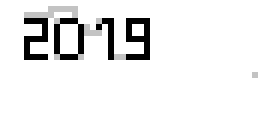
#> input picture christmas2018_text3.bmp, 43 x 20 px (shown 6 times larger)
$ python christmas2018_prepare.py   (older library calls are emulated)
#> lines starting #> are read from the running program, lines starting #| are printed output that depends on the picture
import numpy as np
import scipy.ndimage
import time

class GridCoords(object):
    """Helper class to easily handle coordinates in a 2D numpy array (grid)"""

    def __init__(self, grid_shape, grid_indices = None):
        self.grid_shape = grid_shape
        self.grid_indices = grid_indices or (np.empty(0), np.empty(0))

    def Y(self):
        return self.grid_indices[0]

    def X(self):
        return self.grid_indices[1]

    def as_tuples(self):
        return zip(*self.grid_indices)

    def __str__(self):
        return str(list(self.as_tuples()))

    def filter(self, include):
        return GridCoords(self.grid_shape,
            (
                self.grid_indices[0][include],
                self.grid_indices[1][include],
            ))

    def get_values(self, value_map):
        return value_map[self.grid_indices]

    @staticmethod
    def combine(*grid_coords):
        combined_y = np.hstack([gc.Y() for gc in grid_coords])
        combined_x = np.hstack([gc.X() for gc in grid_coords])
        first_shape = grid_coords[0].grid_shape
        assert(all(first_shape == gc.grid_shape for gc in grid_coords))
        return GridCoords(first_shape, (combined_y, combined_x))

    @staticmethod
    def neighborhood(shape, center_y, center_x):
        offsets = [
            (-1, 0),
            ( 1, 0),
            ( 0, 1),
            ( 0,-1)
        ]
        neighbours_y = []
        neighbours_x = []
        for offset_x, offset_y in offsets:
            if 0 <= center_x+offset_x < shape[1] and 0 <= center_y+offset_y < shape[0]:
                neighbours_y.append(center_y+offset_y)
                neighbours_x.append(center_x+offset_x)
        return GridCoords(shape, (np.array(neighbours_y), np.array(neighbours_x)))
bmp = scipy.ndimage.imread('christmas2018_text3.bmp', mode='P').astype(np.int)
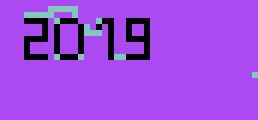
#> bmp: shape (20, 43) int64 (shown 6 times larger); 3 distinct labels, from 0 to 225; one colour per label, 0 black
CHAR_TABLE = {225: ' ', 182: '-', 139: '?', 0: '#'}

def print_grid(g, table = CHAR_TABLE):
    for r in g:
        print(''.join([table[v] for v in r]))
#> this loop made 20 passes
print_grid(bmp)


visisted = np.zeros_like(bmp)
#next_pos = (15,1)
next_pos = (10,7)
positions = [next_pos]
while next_pos:
    next_pos = None
    c_pos = positions[-1]
    y, x= c_pos
    current = bmp[y][x]
    visisted[y][x] = 1 if current == 0 else 2

    nh = GridCoords.neighborhood(bmp.shape, y,x)
    in_bmp = nh.get_values(bmp) < 225
    not_visited = nh.get_values(visisted) == 0
    next_options = in_bmp & not_visited
    if np.any(next_options):
        option_coords = nh.filter(next_options)
        option_values = option_coords.get_values(bmp)
        combined = list(zip(option_values, option_coords.as_tuples()))
        combined.sort(reverse = False)
        next_pos = combined[0][1]
        positions.append(next_pos)
        print_grid(visisted, {0: ' ', 1: '#', 2: '-'})
        print()
        time.sleep(0.1)
#> this loop made 81 passes
#> (y, x, current, in_bmp, not_visited, option_values) on passes 14, 15, 16, 46: (3, 7, 0, [True, False, True, True], [True, True, False, True], [0, 182]), (3, 6, 0, [True, True, False, True], [True, False, True, True], [0, 182]), (3, 5, 0, [True, True, False, True], [True, False, True, True], [0, 182]), (5, 13, 0, [False, True, True, True], [True, True, False, True], [182, 0])
#> (y, x, current, in_bmp, not_visited, option_values, next_pos) on passes 2 to 7: (9, 7, 0, [True, False, False, False], [True, True, False, True], [0], (9, 6)), (9, 6, 0, [True, True, False, False], [True, False, True, True], [0], (9, 5)), (9, 5, 0, [True, True, False, False], [True, False, True, True], [0], (9, 4)), (9, 4, 0, [False, True, False, True], [True, False, True, True], [0], (8, 4)), (8, 4, 0, [False, False, True, True], [True, True, False, True], [0], (7, 4)), (7, 4, 0, [False, False, True, True], [True, True, False, True], [0], (6, 4))
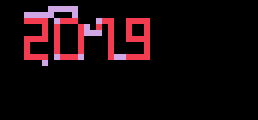
#> visisted: shape (20, 43) int64 (shown 6 times larger); 3 distinct labels, from 0 to 2; one colour per label, 0 black
print(positions)
prev_p = positions[0]
delta_to_bits = {
     1+0J:int('0000', 2),
    -1+0J:int('0001', 2),
       1J:int('0010', 2),
      -1J:int('0100', 2),}

all_bits = []
for next_p in positions[1:]:
    y, x= next_p
    value = int('1000', 2) if bmp[y][x] == 0 else 0
    delta_p = next_p[0] - prev_p[0] + (next_p[1] - prev_p[1])*1J
    bits = delta_to_bits[delta_p]
    print(delta_p, bits, value, bits+value)
    prev_p = next_p
    all_bits.append(bits+value)
#> this loop made 80 passes
#> next_p on passes 1 to 12: (9, 7), (9, 6), (9, 5), (9, 4), (8, 4), (7, 4), (6, 4), (6, 5), (6, 6), (6, 7), (5, 7), (4, 7)
if len(all_bits) % 2 != 0:
    all_bits.append(0)

all_hex_pairs = []
for i in range(0, len(all_bits), 2):
    first = all_bits[i]
    second = all_bits[i+1]
    first_mod = first << 4
    together = first_mod+second
    hex_s = hex(together)[2:]
    all_hex_pairs.append(f'{hex_s:>02}')
    print(hex(together), all_hex_pairs[-1])
#> this loop made 40 passes
#> i on passes 3 to 14: 4, 6, 8, 10, 12, 14, 16, 18, 20, 22, 24, 26
data_string = ''.join(all_hex_pairs)
print(len(data_string))
print(data_string)
i = int(f'0x{data_string}',16)
print(i)
print(len(str(i)))


data_bytes = bytes.fromhex(data_string)

import binascii
b64 = binascii.b2a_base64(data_bytes, newline=False)
print('BASE64', len(b64))
print(b64)
print()

#> (the run stopped early here; a loop or call above may not have finished)
